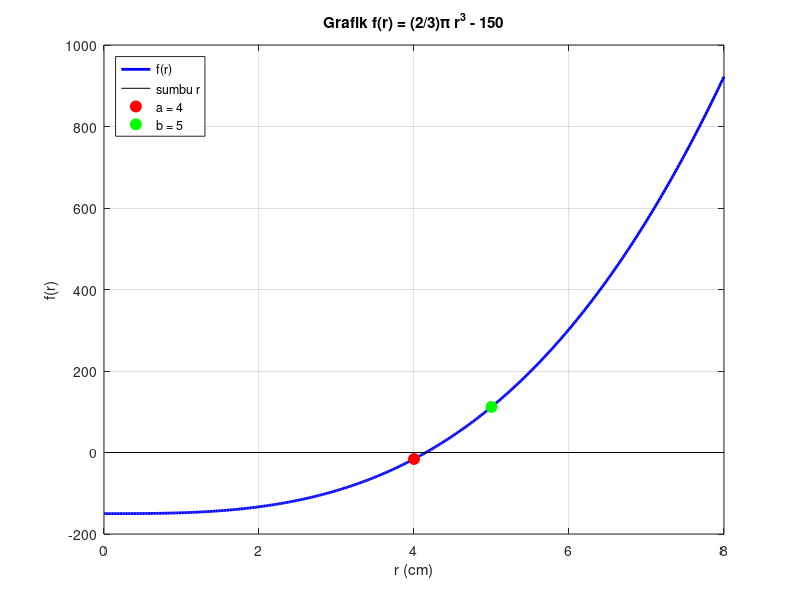

MATLAB code to generate this figure:
%% ============================================================
%  RESPONSI 1 PRAKTIKUM METODE NUMERIK
%  Kasus 3 : Persamaan Nonlinear (Bola di dalam Tabung)
%% ============================================================
clc; clear; close all;

%% ---------- 1. DATA DAN PERSAMAAN NONLINEAR ----------
% Tabung: t = 2r -> V_tabung = pi r^2 (2r) = 2 pi r^3
% V_bola : V_tabung = (4/3) pi r^3 : 2 pi r^3 = 2 : 3
V_bola   = 300;
V_tabung = 1.5 * V_bola;
V_luar   = V_tabung - V_bola;
f = @(r) (2/3)*pi*r.^3 - V_luar;

%% ---------- 2. METODE GRAFIK ----------
r = linspace(0, 8, 401);
figure(1);
plot(r, f(r), 'b-', 'LineWidth', 2); hold on;
plot([0 8], [0 0], 'k-');
plot(4, f(4), 'ro', 'MarkerSize', 8, 'MarkerFaceColor', 'r');
plot(5, f(5), 'go', 'MarkerSize', 8, 'MarkerFaceColor', 'g');
grid on;
xlabel('r (cm)'); ylabel('f(r)');
title('Grafik f(r) = (2/3)\pi r^3 - 150');
legend('f(r)', 'sumbu r', 'a = 4', 'b = 5', 'Location', 'northwest');
hold off;
fprintf('f(4) = %.4f\n', f(4));
fprintf('f(5) = %.4f\n', f(5));

%% ---------- 3. METODE BISEKSI ----------
a    = 4;
b    = 5;
tol  = 1e-6;
maks = 100;
if f(a)*f(b) >= 0
    error('Tidak ada akar pada selang [a, b]');
end
fprintf('\nIterasi Biseksi:\n');
fprintf('Iter |      a           b           c          f(c)      | Galat\n');
for iter = 1:maks
    c  = (a + b) / 2;
    fc = f(c);
    galat = (b - a) / 2;
    fprintf('%4d | %10.6f %10.6f %10.6f %12.6f | %.3e\n', iter, a, b, c, fc, galat);
    if f(a)*fc < 0
        b = c;
    else
        a = c;
    end
    if galat < tol
        break;
    end
end

%% ---------- 4. HASIL AKHIR ----------
r_bola = c;
t_tabung = 2 * r_bola;
V_bola_cek   = (4/3)*pi*r_bola^3;
V_tabung_cek = pi*r_bola^2*t_tabung;
V_luar_cek   = V_tabung_cek - V_bola_cek;
r_analitik   = (3*V_luar/(2*pi))^(1/3);
fprintf('\nHasil akhir:\n');
fprintf('Jari-jari bola dan tabung : %.6f cm\n', r_bola);
fprintf('Tinggi tabung (2r)        : %.6f cm\n', t_tabung);
fprintf('Volume bola               : %.4f cm^3\n', V_bola_cek);
fprintf('Volume tabung             : %.4f cm^3\n', V_tabung_cek);
fprintf('Volume tabung di luar bola: %.4f cm^3\n', V_luar_cek);
fprintf('Jumlah iterasi            : %d\n', iter);
fprintf('r analitik (pembanding)   : %.6f cm\n', r_analitik);
fprintf('Selisih dengan analitik   : %.3e cm\n', abs(r_bola - r_analitik));
